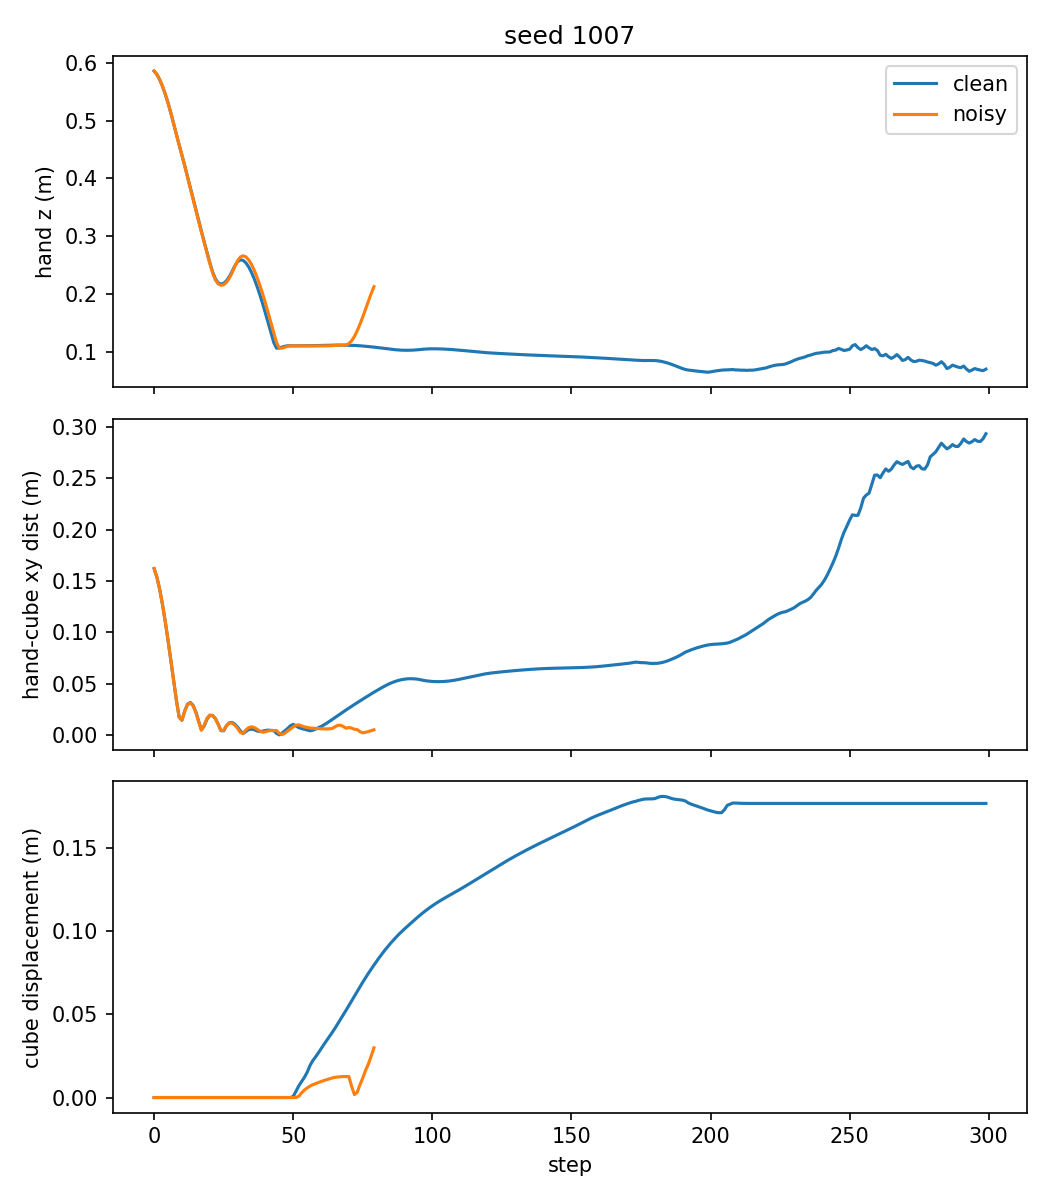

The Python source for this figure:

import sys, numpy as np, torch, torch.nn as nn, matplotlib
matplotlib.use("Agg")
import matplotlib.pyplot as plt
from pathlib import Path
ROOT = Path(__file__).resolve().parents[1]
sys.path += [str(ROOT / "envs")]
from panda_env import PandaPickEnv
SEED = int(sys.argv[1]) if len(sys.argv) > 1 else 1007

def load_policy(path):
    ck = torch.load(path, weights_only=False); mean, std = ck["mean"], ck["std"]
    m = nn.Sequential(nn.Linear(len(mean), 256), nn.ReLU(), nn.Linear(256, 256), nn.ReLU(),
                      nn.Linear(256, 256), nn.ReLU(), nn.Linear(256, 4), nn.Tanh())
    m.load_state_dict(ck["model"]); m.eval()
    return lambda o: m(torch.tensor(((o - mean) / std).astype(np.float32))).detach().numpy()

def trace(pol):
    env = PandaPickEnv(); obs = env.reset(seed=SEED); c0 = obs[11:13].copy(); T = []
    for t in range(env.max_steps):
        a = pol(obs); obs, success, timeout = env.step(a)
        T.append([obs[10], np.linalg.norm(obs[8:10] - obs[11:13]), np.linalg.norm(obs[11:13] - c0), obs[7]])
        if success or timeout: break
    return np.array(T)

fig, ax = plt.subplots(3, 1, figsize=(7, 8), sharex=True)
for name in ["clean", "noisy"]:
    T = trace(load_policy(ROOT / f"models/bc_{name}.pt"))
    hit = np.where(T[:, 2] > 0.01)[0]
    if len(hit):
        i = hit[0]
        print(f"{name}: cube first moved >1 cm at step {i}: hand z={T[i,0]:.3f}, "
              f"hand-cube xy dist={T[i,1]:.3f}, finger opening={T[i,3]:.3f}")
    else:
        print(f"{name}: cube never moved more than 1 cm before the end (steps={len(T)})")
    for k, lab in enumerate(["hand z (m)", "hand-cube xy dist (m)", "cube displacement (m)"]):
        ax[k].plot(T[:, k], label=name); ax[k].set_ylabel(lab)
ax[0].legend(); ax[2].set_xlabel("step"); ax[0].set_title(f"seed {SEED}")
plt.tight_layout(); plt.savefig("eval/trace_seed.png", dpi=150); print("saved eval/trace_seed.png")
